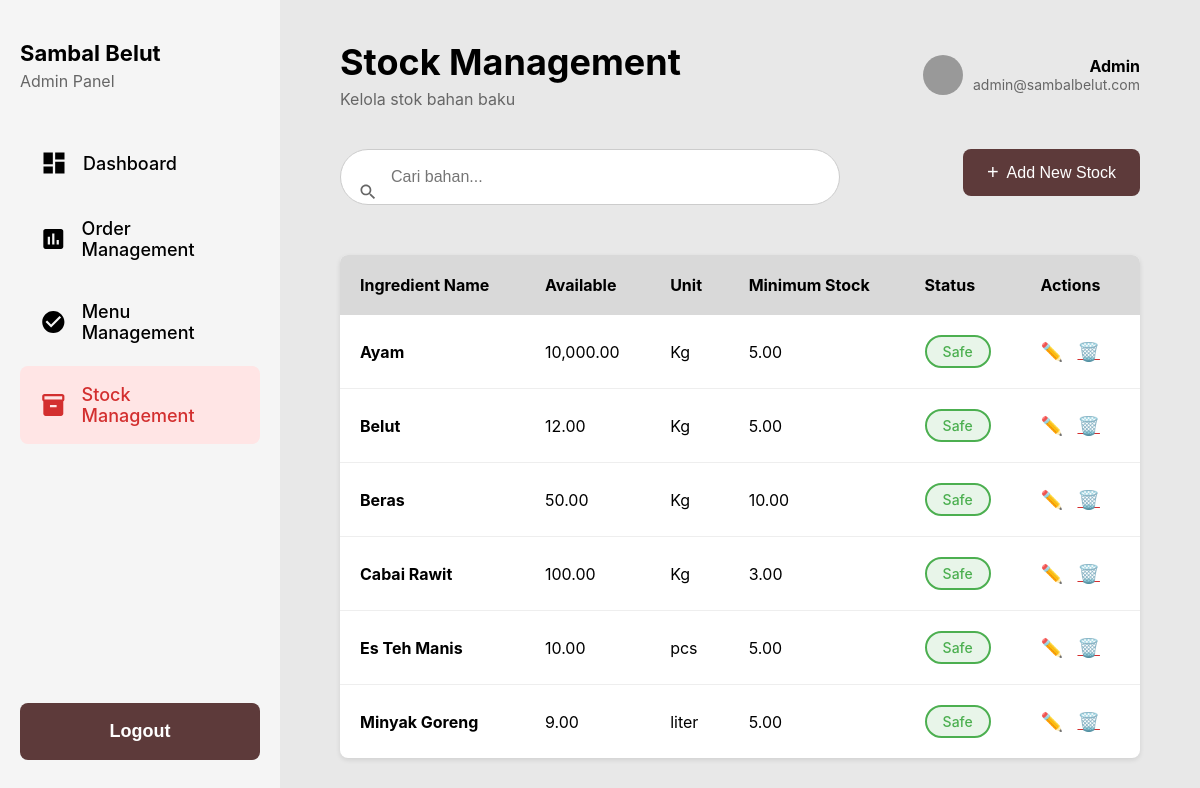
The page /admin/stock_management.php (signed in) on the database its author committed.
### tables this page shows
CREATE TABLE `bahan` (
  `bahan_id` int(11) NOT NULL,
  `nama_bahan` varchar(100) NOT NULL,
  `jumlah` decimal(10,2) NOT NULL,
  `satuan` varchar(20) NOT NULL,
  `status` enum('safe','low-stock','very-low') DEFAULT 'safe',
  `minimum_stok` decimal(10,2) DEFAULT 5.00,
  `created_at` timestamp NOT NULL DEFAULT current_timestamp()
);

### admin/stock_management.php (the view, shortened to what this page needs)
<?php
$conn = getConnection();
$search = isset($_GET['search']) ? $_GET['search'] : '';
$query = "SELECT * FROM bahan";
$query .= " ORDER BY status DESC, nama_bahan";
$result = $conn->query($query);
include 'includes/header.php';
?>
<div class="header-with-btn">
    <div class="search-wrapper" style="flex: 1; max-width: 500px;">
        <form method="GET">
            <input type="text" name="search" class="search-bar" placeholder="Cari bahan..."
                   value="<?php echo htmlspecialchars($search); ?>">
        </form>
    </div>
    <button class="add-btn" onclick="openAddModal()">
        <span style="font-size: 20px;">+</span> Add New Stock
    </button>
</div>
<div class="table-container">
    <table>
        <thead>
            <tr>
                <th>Ingredient Name</th>
                <th>Available</th>
                <th>Unit</th>
                <th>Minimum Stock</th>
                <th>Status</th>
                <th>Actions</th>
            </tr>
        </thead>
        <tbody>
            <?php if($result->num_rows > 0): ?>
                <?php while($bahan = $result->fetch_assoc()): ?>
                <tr style="<?php echo $bahan['status'] == 'very-low' ? 'background: #ffebee;' : ($bahan['status'] == 'low-stock' ? 'background: #fff9e6;' : ''); ?>">
                    <td><strong><?php echo htmlspecialchars($bahan['nama_bahan']); ?></strong></td>
                    <td><?php echo number_format($bahan['jumlah'], 2); ?></td>
                    <td><?php echo htmlspecialchars($bahan['satuan']); ?></td>
                    <td><?php echo number_format($bahan['minimum_stok'], 2); ?></td>
                    <td>
                        <span class="badge <?php echo $bahan['status']; ?>">
                            <?php
                            $status_text = ['safe' => 'Safe', 'low-stock' => 'Low Stock', 'very-low' => 'Very Low'];
                            echo $status_text[$bahan['status']];
                            ?>
                        </span>
                    </td>
                    <td>
                        <span class="icon-btn" onclick='updateStock(<?php echo json_encode($bahan); ?>)' title="Update">✏️</span>
                        <a href="?delete=<?php echo $bahan['bahan_id']; ?>"
                           onclick="return confirm('Hapus bahan ini?')"
                           class="icon-btn" title="Delete">🗑️</a>
                    </td>
                </tr>
                <?php endwhile; ?>
            <?php endif; ?>
        </tbody>
    </table>
</div>
<?php
include 'includes/footer.php';
?>

### admin/assets/admin.css (style rules this page uses)
* { margin: 0; padding: 0; box-sizing: border-box; }
body { font-family: -apple-system, BlinkMacSystemFont, 'Segoe UI', Roboto, Oxygen, Ubuntu, Cantarell, sans-serif; background-color: #f5f5f5; }
.search-bar { width: 100%; padding: 18px 18px 18px 50px; font-size: 16px; border: 1px solid #ccc; border-radius: 50px; outline: none; background: white; margin-bottom: 30px; }
.search-wrapper { position: relative; }
.search-icon { position: absolute; left: 18px; top: 50%; transform: translateY(-50%); color: #666; }
.table-container { background: white; border-radius: 8px; overflow: hidden; box-shadow: 0 2px 5px rgba(0,0,0,0.1); }
table { width: 100%; border-collapse: collapse; }
thead { background-color: #d9d9d9; }
th { padding: 20px; text-align: left; font-weight: bold; font-size: 16px; }
td { padding: 20px; border-bottom: 1px solid #eee; }
tbody tr:last-child td { border-bottom: none; }
.badge { display: inline-block; padding: 6px 16px; border-radius: 20px; font-size: 14px; font-weight: 500; border: 2px solid; }
.badge.safe { background-color: #e8f5e9; border-color: #4caf50; color: #4caf50; }
.icon-btn { cursor: pointer; margin-right: 10px; color: #d32f2f; font-size: 18px; }
.add-btn { padding: 12px 24px; background-color: #5d3a3a; color: white; border: none; border-radius: 8px; font-size: 16px; font-weight: 500; cursor: pointer; display: inline-flex; align-items: center; gap: 8px; }
.header-with-btn { display: flex; justify-content: space-between; align-items: flex-start; margin-bottom: 20px; }

### rows shown on the page
bahan: nama_bahan "Ayam", jumlah "10,000.00", satuan "Kg", minimum_stok "5.00", status "Safe"
bahan: nama_bahan "Belut", jumlah "12.00", satuan "Kg", minimum_stok "5.00", status "Safe"
bahan: nama_bahan "Beras", jumlah "50.00", satuan "Kg", minimum_stok "10.00", status "Safe"
bahan: nama_bahan "Cabai Rawit", jumlah "100.00", satuan "Kg", minimum_stok "3.00", status "Safe"
bahan: nama_bahan "Es Teh Manis", jumlah "10.00", satuan "pcs", minimum_stok "5.00", status "Safe"
bahan: nama_bahan "Minyak Goreng", jumlah "9.00", satuan "liter", minimum_stok "5.00", status "Safe"

### other values the page prints
$page_title "Stock Management"
$page_subtitle "Kelola stok bahan baku"
getAdminName() "Admin"
getAdminEmail() "admin@sambalbelut.com"
